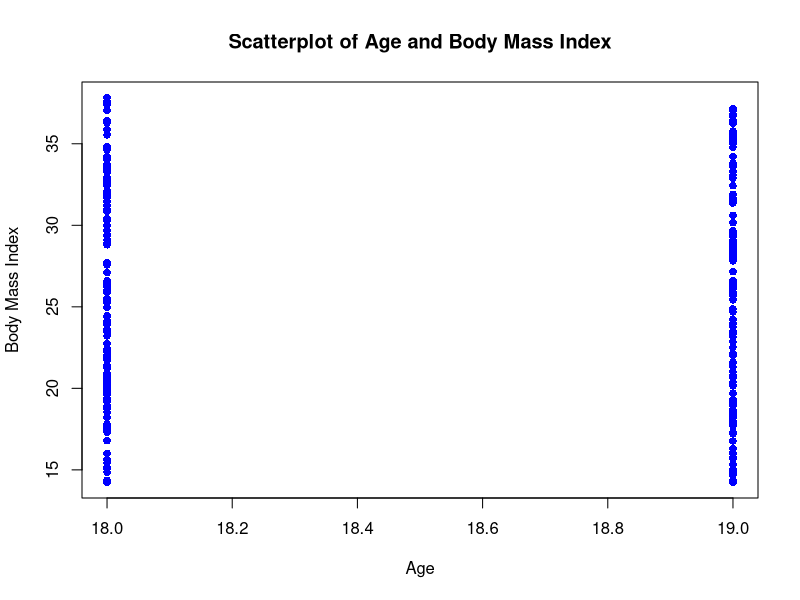

Generate this figure with R:
# a
set.seed(7916007)

age <- sample(18:19, 250, replace = TRUE)
sex <- sample(c("male", "female"), 250, replace = TRUE)
education <- sample(c("Noeducation", "primary", "secondary", "beyond secondary"), 250, replace = TRUE)
socioeconomic_status <- sample(c("Low", "Middle", "High"), 250, replace = TRUE)
body_mass_index <- runif(250, 14, 38)

dataset <- data.frame(age, sex, education, socioeconomic_status, body_mass_index)

head(dataset)

# b
plot(dataset$age, dataset$body_mass_index, main = "Scatterplot of Age and Body Mass Index",
     xlab = "Age", ylab = "Body Mass Index", pch = 16, col = "blue")

# Interpretation:
# The scatterplot shows that there is no any strong relationship between the variables.


# c
# Since we have plotted age and body mass index, we have Pearson correlation coefficient.
# and Spearman Correlation coefficient. Pearson correlation cofficient is used when the 
# data is linear where as Spearman is used when the data is not linear. In the 
# Scatter plot we got the two only two age 18 and 19 where the BMI data is.
# Since there are only two distinct age values in the dataset (18 and 19), 
# the scatter plot will show only two points, and it will not provide much insight 
# into the relationship between age and BMI.

# d
correlation_coefficient <- cor(dataset$age, dataset$body_mass_index, method = "pearson")
cat("Correlation Coefficient (Pearson):", correlation_coefficient, "\n")

#' The Pearson correlation coefficient of approximately -0.0229 suggests that 
#' there is a very weak and almost negligible linear relationship between 
#' the "age" and "body mass index" (BMI) variables in the dataset. 
#' The negative sign indicates a small inverse relationship, but the 
#' closeness to zero indicates that the correlation is minimal. 
#' In practical terms, age and BMI do not appear to have a significant 
#' linear association with each other in this dataset.

# e
# we can perform a hypothesis test.
# A common test is to use the t-test for correlation coefficient, 
# assuming the null hypothesis that the true correlation is 0.


cor_test_result <- cor.test(dataset$age, dataset$body_mass_index, method = "pearson")

# p-value of the test
p_value <- cor_test_result$p.value
cat("p-value:", p_value, "\n")

if (p_value < 0.05) {
  cat("The correlation coefficient is statistically significant at the 5% level.\n")
} else {
  cat("The correlation coefficient is not statistically significant at the 5% level.\n")
}

#' Interpretation:
#' The p-value associated with the Pearson correlation coefficient is 0.7188. 
#' In hypothesis testing for correlation, the null hypothesis states 
#' that there is no significant linear relationship between the two variables 
#' (age and body mass index - BMI). The alternative hypothesis suggests that 
#' there is a significant linear relationship between the variables.#' 
